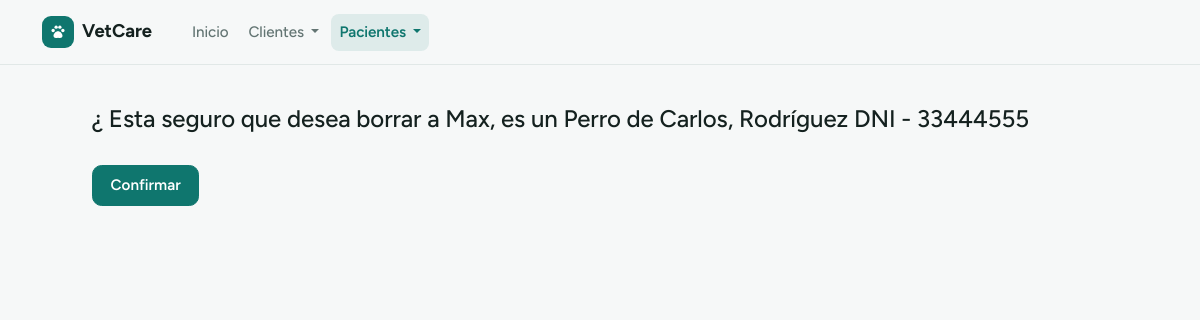
Screenshot of /borrar_animal/3 with the database file from the repository.
### administracion/models.py (models this page shows, shortened)
class Animal(models.Model):
    nombre = models.CharField(max_length=120)
    raza = models.CharField(max_length=50)
    categoria = models.CharField(max_length=50)
    duenio = models.ForeignKey(Cliente, on_delete=models.PROTECT, related_name='animales')

class Cliente(models.Model):
    dni = models.IntegerField("DNI")
    nombre = models.CharField(max_length=120)
    apellido = models.CharField(max_length=120)
    direccion = models.CharField(max_length=120)

### administracion/views.py (the view)
# urls.py: path('borrar_animal/<int:pk>', views.borrar_animal, name= 'borrar_animal'),
def borrar_animal(request, pk, template_name='administracion/confirmacion_animal.html'):
    animal = Animal.objects.get(id = pk)
    if request.method == 'POST':
        animal.delete()
        return redirect('lista_animales')
    dato = {"nombre": animal.nombre,
            "raza": animal.raza,
            "categoria": animal.categoria,
            "dueño": animal.duenio}
    return render(request, template_name, dato)

### templates/administracion/confirmacion_animal.html (shortened to what this page needs)
{% extends 'base.html' %}
{% block contenido-1 %}
    <form  method="post">
        <h4>¿ Esta seguro que desea borrar a {{ nombre }}, es un {{ categoria }}  de {{ dueño.nombre }}, {{dueño.apellido}} DNI - {{dueño.dni}}</h4>
        <br>
        <input type="submit" value="Confirmar">
    </form>
{% endblock %}

### static/css/vetcare.css (style rules this page uses)
:root { --bs-body-font-family: "Figtree", system-ui, -apple-system, "Segoe UI", sans-serif; --bs-body-font-size: 0.95rem; --bs-border-radius: 0.6rem; --bs-border-radius-lg: 0.8rem; --bs-primary: #0f766e; --bs-primary-rgb: 15, 118, 110; --bs-link-color: #0f766e; --bs-link-color-rgb: 15, 118, 110; --bs-link-hover-color: #0b5f58; --bs-link-hover-color-rgb: 11, 95, 88; }
[data-bs-theme="light"] { --bs-body-bg: #f6f8f8; --bs-body-color: #14211f; --bs-border-color: #e1e8e7; --bs-tertiary-bg: #f0f4f4; --bs-secondary-color: #637573; }
body { letter-spacing: -0.005em; }
main form button[type="submit"], main form input[type="submit"] { background: var(--bs-primary); border: 1px solid var(--bs-primary); color: #fff; font-weight: 600; padding: 0.5rem 1.1rem; border-radius: var(--bs-border-radius); cursor: pointer; }

### rows the page displays
Animal: nombre "Max", categoria "Perro"
Cliente: nombre "Carlos", apellido "Rodríguez", dni "33444555"
